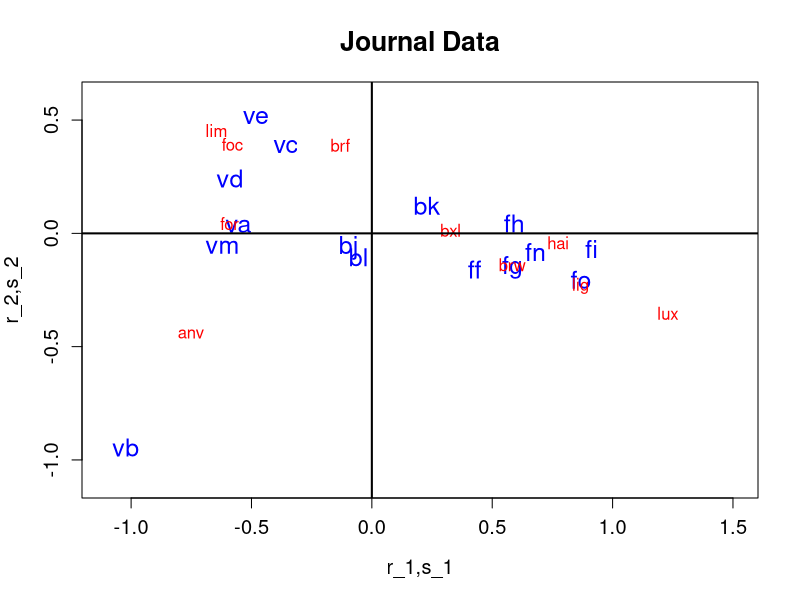

Write R code to recreate this figure.

# clear all variables
rm(list = ls(all = TRUE))
graphics.off()

# load data
x  = read.table("journaux.dat")
a  = rowSums(x)
b  = colSums(x)
e  = matrix(a) %*% b/sum(a)

# chi-matrix
cc = (x - e)/sqrt(e)

# singular value decomposition
sv = svd(cc)
g  = sv$u
l  = sv$d
d  = sv$v

# eigenvalues
ll = l * l

# cumulated percentage of the variance
aux  = cumsum(ll)/sum(ll)
perc = cbind(ll, aux)
r1   = matrix(l, nrow = nrow(g), ncol = ncol(g), byrow = T) * g
r    = r1/matrix(sqrt(a), nrow = nrow(g), ncol = ncol(g), byrow = F) 
s1   = matrix(l, nrow = nrow(d), ncol = ncol(d), byrow = T) * d
s    = s1/matrix(sqrt(b), nrow = nrow(d), ncol = ncol(d), byrow = F) 

car  = matrix(matrix(a), nrow = nrow(r), ncol = ncol(r), byrow = F) * r^2/matrix(l^2, 
    nrow = nrow(r), ncol = ncol(r), byrow = T)                   # contribution in r

cas  = matrix(matrix(b), nrow = nrow(s), ncol = ncol(s), byrow = F) * s^2/matrix(l^2, 
    nrow = nrow(s), ncol = ncol(s), byrow = T)                   # contribution in s

rr   = r[, 1:2]
ss   = s[, 1:2]

# labels for journals
types    = c("va", "vb", "vc", "vd", "ve", "ff", "fg", "fh", "fi", "bj", "bk", "bl", 
    "vm", "fn", "fo")

# labels for regions
regions  = c("brw", "bxl", "anv", "brf", "foc", "for", "hai", "lig", "lim", "lux")

# plot
plot(rr, type = "n", xlim = c(-1.1, 1.5), ylim = c(-1.1, 0.6), xlab = "r_1,s_1", 
    ylab = "r_2,s_2", main = "Journal Data", cex.axis = 1.2, cex.lab = 1.2, cex.main = 1.6)
points(ss, type = "n")
text(rr, types, cex = 1.5, col = "blue")
text(ss, regions, col = "red")
abline(h = 0, v = 0, lwd = 2)
